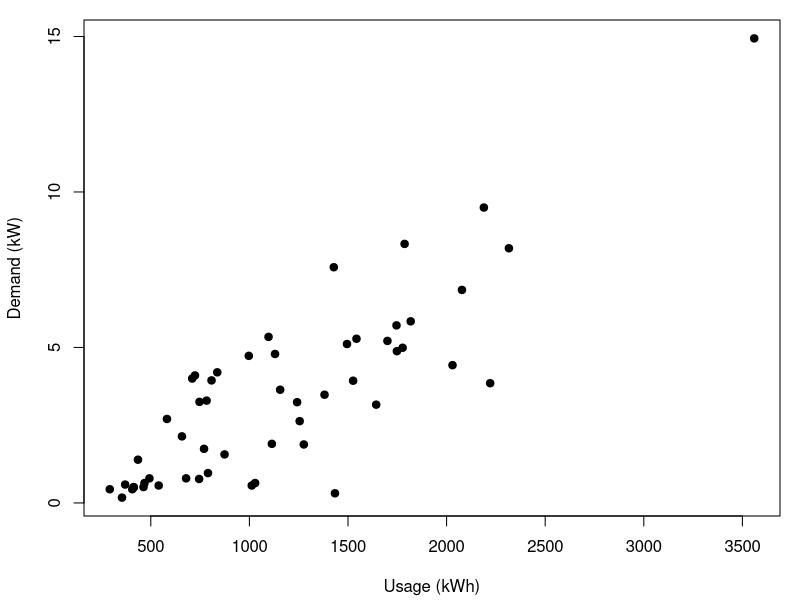
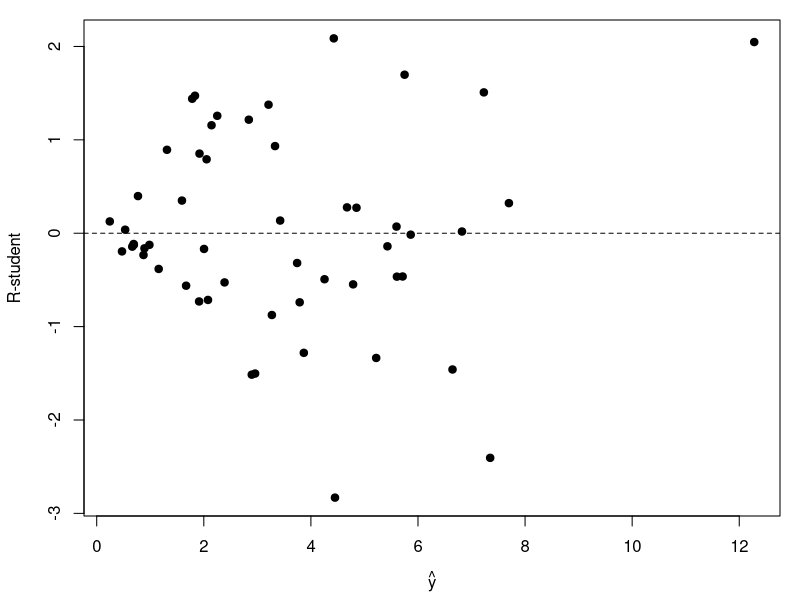
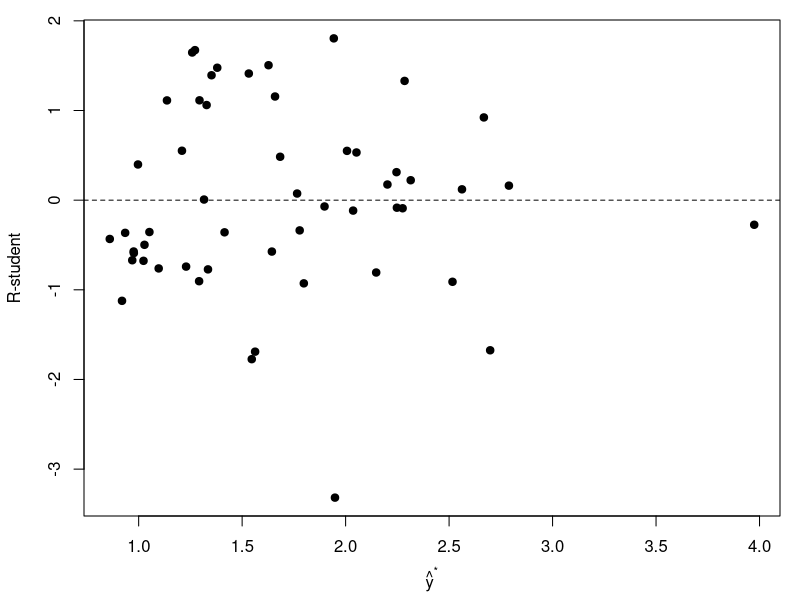
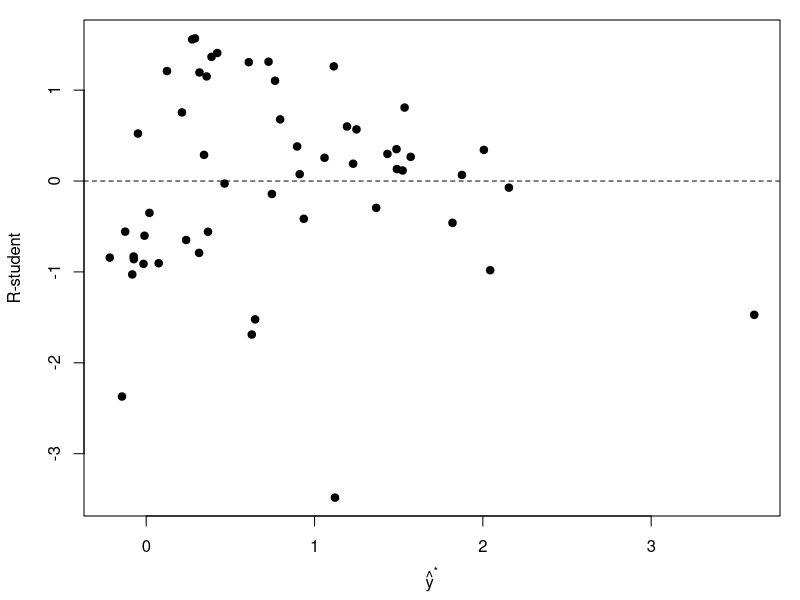
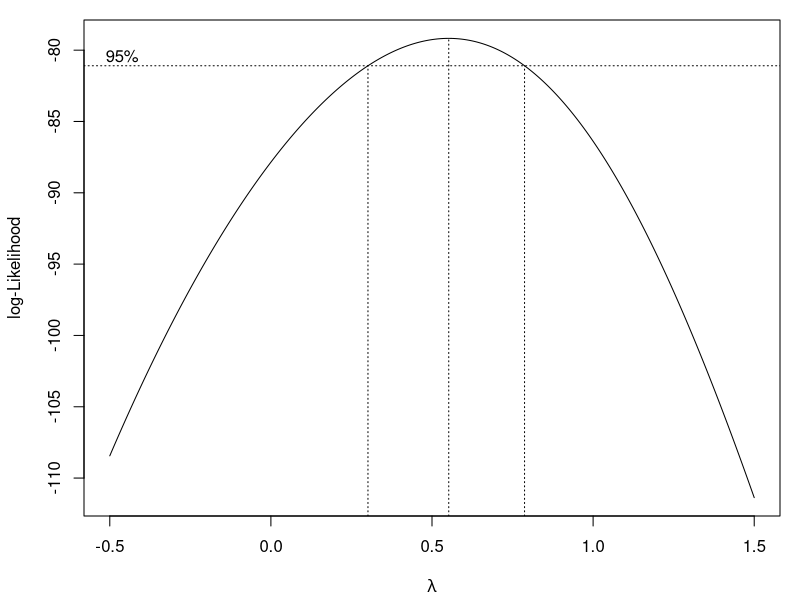

Source code (R) for these figures, in order:
# Electric utility data (MPV Table 5.2, Examples 5.1 and 5.3)
# Variance-stabilizing transformation and Box-Cox procedure
library(MASS)

eu <- read.csv("electric-utility.csv")

plot_pdf <- function(file, expr, w = 5, h = 4) {
    pdf(file, width = w, height = h)
    par(mar = c(4.2, 4.2, 1, 1))
    force(expr)
    dev.off()
}

# ---- Scatter plot of demand vs usage (Figure 5.1) ----
plot_pdf("eu_scatter.pdf", {
    plot(eu$x, eu$y, pch = 19, xlab = "Usage (kWh)", ylab = "Demand (kW)")
})

# ---- Straight-line fit on the original scale ----
fit0 <- lm(y ~ x, data = eu)
print(summary(fit0))

plot_pdf("eu_rstudent_original.pdf", {
    plot(fitted(fit0), rstudent(fit0), pch = 19,
         xlab = expression(hat(y)), ylab = "R-student")
    abline(h = 0, lty = 2)
})

# ---- Square-root transformation ----
fit_sqrt <- lm(sqrt(y) ~ x, data = eu)
print(summary(fit_sqrt))

# R^2 on the original scale: squared correlation of y with the back-transformed fit
cat("R^2 of y vs (fitted sqrt)^2:", cor(eu$y, fitted(fit_sqrt)^2)^2, "\n")

plot_pdf("eu_rstudent_sqrt.pdf", {
    plot(fitted(fit_sqrt), rstudent(fit_sqrt), pch = 19,
         xlab = expression(hat(y)^"*"), ylab = "R-student")
    abline(h = 0, lty = 2)
})

# ---- Log transformation (for comparison) ----
fit_log <- lm(log(y) ~ x, data = eu)
print(summary(fit_log))

plot_pdf("eu_rstudent_log.pdf", {
    plot(fitted(fit_log), rstudent(fit_log), pch = 19,
         xlab = expression(hat(y)^"*"), ylab = "R-student")
    abline(h = 0, lty = 2)
})

# ---- Box-Cox procedure with MASS::boxcox ----
# Fine grid: a coarse grid only keeps grid points inside the interval and
# reports a slightly narrower interval than the true one
lambda_grid <- seq(-0.5, 1.5, by = 0.001)
bc <- boxcox(y ~ x, data = eu, lambda = lambda_grid, plotit = FALSE)

lambda_hat <- bc$x[which.max(bc$y)]
cutoff <- max(bc$y) - qchisq(0.95, 1) / 2
ci <- range(bc$x[bc$y >= cutoff])
cat("lambda_hat =", lambda_hat, "\n")
cat("95% CI for lambda: (", ci[1], ",", ci[2], ")\n")

plot_pdf("eu_boxcox.pdf", {
    boxcox(y ~ x, data = eu, lambda = lambda_grid, plotit = TRUE)
})

# ---- SSRes(lambda) for the scaled response y^(lambda) (MPV, Example 5.3) ----
n <- nrow(eu)
y_dot <- exp(mean(log(eu$y)))

ssres_scaled <- function(lambda) {
    y_l <- if (abs(lambda) < 1e-8) {
        y_dot * log(eu$y)
    } else {
        (eu$y^lambda - 1) / (lambda * y_dot^(lambda - 1))
    }
    sum(resid(lm(y_l ~ eu$x))^2)
}

lambdas <- c(-1, -0.5, 0, 0.25, 0.5, 0.75, 1)
ssres_tab <- data.frame(lambda = lambdas,
                        SSRes = sapply(lambdas, ssres_scaled))
print(ssres_tab, digits = 6)

# Unscaled SSRes: not comparable across lambda (different units)
cat("Unscaled SSRes for y, sqrt(y), log(y):",
    sum(resid(fit0)^2), sum(resid(fit_sqrt)^2), sum(resid(fit_log)^2), "\n")

# MPV cutoff SS* = SSRes(lambda_hat) * (1 + t^2 / nu)
opt <- optimize(ssres_scaled, c(-1, 2))
nu <- n - 2
ss_star <- opt$objective * (1 + qt(0.975, nu)^2 / nu)
cat("lambda_hat =", opt$minimum, " SSRes(lambda_hat) =", opt$objective,
    " SS* =", ss_star, "\n")

# Same estimate and a Wald interval from the car package
if (requireNamespace("car", quietly = TRUE)) {
    print(summary(car::powerTransform(fit0)))
}

# ---- Model with the selected transformation ----
fit_bc <- lm(sqrt(y) ~ x, data = eu)
print(summary(fit_bc))
